Frame 1 (no input): blank canvas, image omitted
Frame 60 (the mouse pressed at the canvas centre just before this capture): blank canvas, image omitted
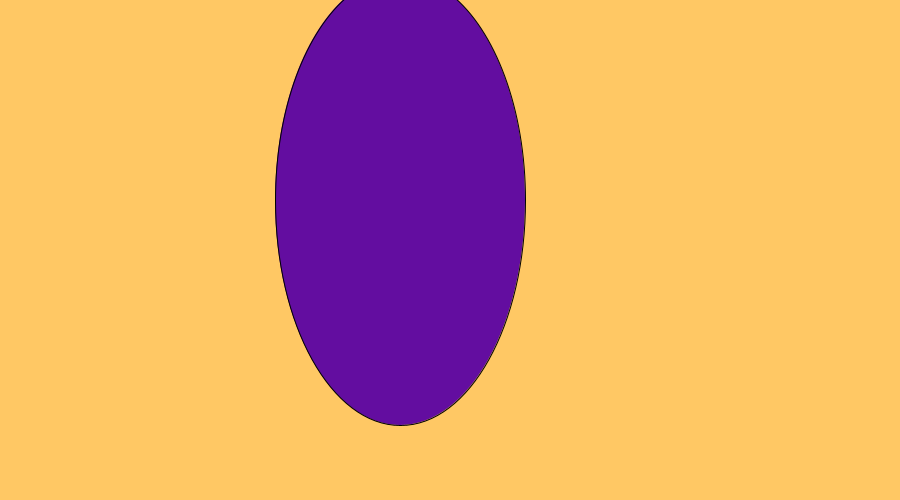
Frame 120 (the mouse held since frame 60 and released just before this capture)

The Processing sketch whose frames 1 and 60 were blank and that drew this single picture after the mouse press (run headless with seeded random() and noise(); from frame 60 on, the mouse is pressed at the canvas centre):

// Processing sketch: will
// ── will.pde
void setup (){
 size(900,500);
 background(900,200,100);
}

void draw(){
   background(900,200,100);
  ellipse(400,200,mouseY,mouseX);
if(mousePressed){
  
 
 fill(random(255),random(255), random(255));

}
else{
  fill(0,0,50);
}
println(mouseX);
}
